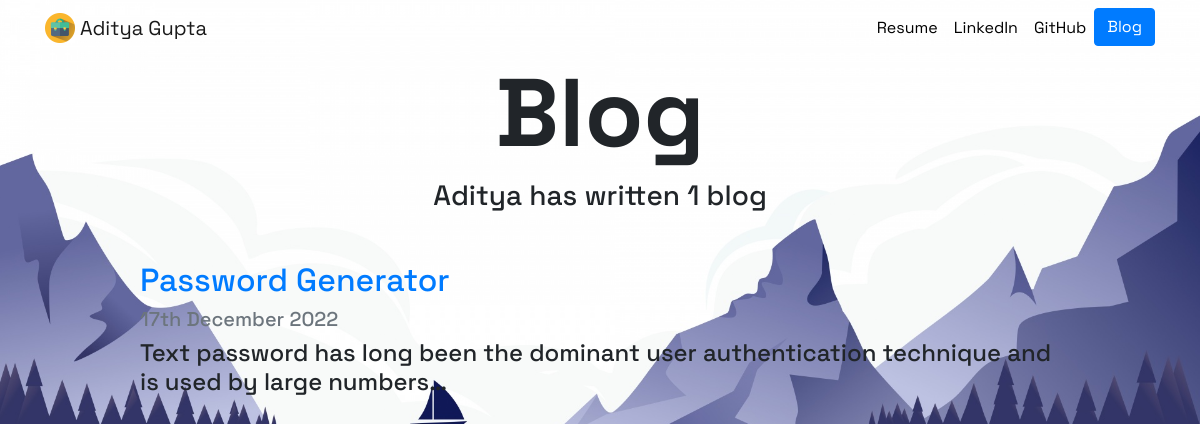
Screenshot of /blog/ with the database file from the repository.
### blog/models.py (models this page shows, shortened)
class Blog(models.Model):
    title = models.CharField(max_length=200)
    description = models.TextField()
    date = models.DateField()

### blog/views.py (the view)
# urls.py: path('',views.all_blogs, name='all_blogs'),
def all_blogs(request):
    blogs = Blog.objects.order_by('-date')
    return render(request, 'blog/all_blogs.html', {'blogs':blogs})

### blog/templates/blog/all_blogs.html
{% extends "personal_portfolio/base.html" %}
{% load static %}
{% block content %}
<h1 id="blogtitle" class="font-weight-bold text-center">Blog</h1>
<h3 class="text-center mb-5">Aditya has written {{ blogs.count }} blog{{ blogs.count|pluralize }}</h3>
{% for blog in blogs %}
<div class="row justify-content-center my-3">
  <div class="col-md-10">
    <a href="{% url 'blog:detail' blog.id %}">
      <h2>{{ blog.title }}</h2>
    </a>
    <h5 class="text-muted">{{ blog.date|date:'dS F o' }}</h5>
    <h4>{{ blog.description|striptags|truncatechars:100 }}</h4>
  </div>
</div>
{% endfor %}
{% endblock %}

### personal_portfolio/static/personal_portfolio/custom.css (style rules this page uses)
body { background-image: url("bg.jpg"); background-repeat: no-repeat; background-size: cover; font-family: 'Space Grotesk', sans-serif; }
#blogtitle { font-size: 6rem; }

### rows the page displays
Blog: title "Password Generator", date "17th December 2022", description "Text password has long been the dominant user authentication technique and is used by large numbers…"

### other values shown
{{ blogs.count }} "1"
